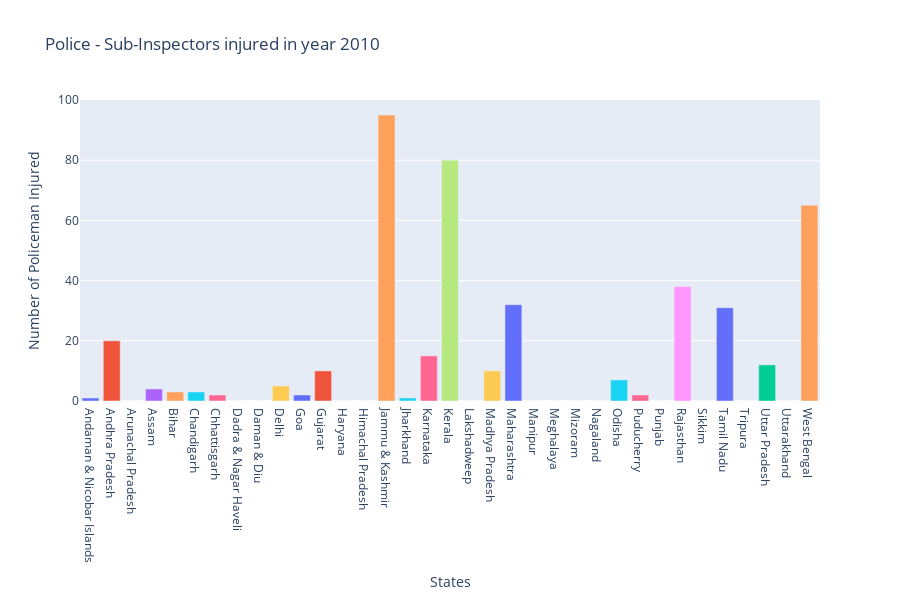

Notebook code cell kept with this figure:
### Code cell
year = set1['Year'].values
vals = set1['Police_Injured_Total_Policemen'].values
groupname = list(set(set1['Group_Name'].values))
# print(groupname)

gn = set1['Group_Name'].values
fvals =[]
states = set1['Area_Name'].values
fstates = []
for i in range(len(vals)):
    if ((year[i] == 2010) and (gn[i] == 'Police - Sub-Inspectors')):
        
        fvals.append(vals[i])
        fstates.append(states[i])
named_colorscales = px.colors.named_colorscales()
fig = px.bar(set1, x=fstates, y=fvals, title="Police - Sub-Inspectors injured in year 2010",height = 600 ,color= named_colorscales[:len(fvals)])
fig.update_layout(xaxis_title="States",
    yaxis_title="Number of Policeman Injured")
fig.update_layout(showlegend=False)
fig.show()


#Sub Inspectors were injured mostly in Jammu & Kashmir and Kerela

### Figure 1 — Plotly figure (JSON) as saved in the notebook; plotly's stock layout.template omitted (floating-point values rounded to 4 significant figures)
{"data": [{"alignmentgroup": "True", "hovertemplate": "color=aggrnyl<br>x=%{x}<br>y=%{y}<extra></extra>", "legendgroup": "aggrnyl", "marker": {"color": "#636efa"}, "name": "aggrnyl", "offsetgroup": "aggrnyl", "orientation": "v", "showlegend": true, "textposition": "auto", "type": "bar", "x": ["Andaman & Nicobar Islands"], "xaxis": "x", "y": [1], "yaxis": "y"}, {"alignmentgroup": "True", "hovertemplate": "color=agsunset<br>x=%{x}<br>y=%{y}<extra></extra>", "legendgroup": "agsunset", "marker": {"color": "#EF553B"}, "name": "agsunset", "offsetgroup": "agsunset", "orientation": "v", "showlegend": true, "textposition": "auto", "type": "bar", "x": ["Andhra Pradesh"], "xaxis": "x", "y": [20], "yaxis": "y"}, {"alignmentgroup": "True", "hovertemplate": "color=blackbody<br>x=%{x}<br>y=%{y}<extra></extra>", "legendgroup": "blackbody", "marker": {"color": "#00cc96"}, "name": "blackbody", "offsetgroup": "blackbody", "orientation": "v", "showlegend": true, "textposition": "auto", "type": "bar", "x": ["Arunachal Pradesh"], "xaxis": "x", "y": [0], "yaxis": "y"}, {"alignmentgroup": "True", "hovertemplate": "color=bluered<br>x=%{x}<br>y=%{y}<extra></extra>", "legendgroup": "bluered", "marker": {"color": "#ab63fa"}, "name": "bluered", "offsetgroup": "bluered", "orientation": "v", "showlegend": true, "textposition": "auto", "type": "bar", "x": ["Assam"], "xaxis": "x", "y": [4], "yaxis": "y"}, {"alignmentgroup": "True", "hovertemplate": "color=blues<br>x=%{x}<br>y=%{y}<extra></extra>", "legendgroup": "blues", "marker": {"color": "#FFA15A"}, "name": "blues", "offsetgroup": "blues", "orientation": "v", "showlegend": true, "textposition": "auto", "type": "bar", "x": ["Bihar"], "xaxis": "x", "y": [3], "yaxis": "y"}, {"alignmentgroup": "True", "hovertemplate": "color=blugrn<br>x=%{x}<br>y=%{y}<extra></extra>", "legendgroup": "blugrn", "marker": {"color": "#19d3f3"}, "name": "blugrn", "offsetgroup": "blugrn", "orientation": "v", "showlegend": true, "textposition": "auto", "type": "bar", "x": ["Chandigarh"], "xaxis": "x", "y": [3], "yaxis": "y"}, {"alignmentgroup": "True", "hovertemplate": "color=bluyl<br>x=%{x}<br>y=%{y}<extra></extra>", "legendgroup": "bluyl", "marker": {"color": "#FF6692"}, "name": "bluyl", "offsetgroup": "bluyl", "orientation": "v", "showlegend": true, "textposition": "auto", "type": "bar", "x": ["Chhattisgarh"], "xaxis": "x", "y": [2], "yaxis": "y"}, {"alignmentgroup": "True", "hovertemplate": "color=brwnyl<br>x=%{x}<br>y=%{y}<extra></extra>", "legendgroup": "brwnyl", "marker": {"color": "#B6E880"}, "name": "brwnyl", "offsetgroup": "brwnyl", "orientation": "v", "showlegend": true, "textposition": "auto", "type": "bar", "x": ["Dadra & Nagar Haveli"], "xaxis": "x", "y": [0], "yaxis": "y"}, {"alignmentgroup": "True", "hovertemplate": "color=bugn<br>x=%{x}<br>y=%{y}<extra></extra>", "legendgroup": "bugn", "marker": {"color": "#FF97FF"}, "name": "bugn", "offsetgroup": "bugn", "orientation": "v", "showlegend": true, "textposition": "auto", "type": "bar", "x": ["Daman & Diu"], "xaxis": "x", "y": [0], "yaxis": "y"}, {"alignmentgroup": "True", "hovertemplate": "color=bupu<br>x=%{x}<br>y=%{y}<extra></extra>", "legendgroup": "bupu", "marker": {"color": "#FECB52"}, "name": "bupu", "offsetgroup": "bupu", "orientation": "v", "showlegend": true, "textposition": "auto", "type": "bar", "x": ["Delhi"], "xaxis": "x", "y": [5], "yaxis": "y"}, {"alignmentgroup": "True", "hovertemplate": "color=burg<br>x=%{x}<br>y=%{y}<extra></extra>", "legendgroup": "burg", "marker": {"color": "#636efa"}, "name": "burg", "offsetgroup": "burg", "orientation": "v", "showlegend": true, "textposition": "auto", "type": "bar", "x": ["Goa"], "xaxis": "x", "y": [2], "yaxis": "y"}, {"alignmentgroup": "True", "hovertemplate": "color=burgyl<br>x=%{x}<br>y=%{y}<extra></extra>", "legendgroup": "burgyl", "marker": {"color": "#EF553B"}, "name": "burgyl", "offsetgroup": "burgyl", "orientation": "v", "showlegend": true, "textposition": "auto", "type": "bar", "x": ["Gujarat"], "xaxis": "x", "y": [10], "yaxis": "y"}, {"alignmentgroup": "True", "hovertemplate": "color=cividis<br>x=%{x}<br>y=%{y}<extra></extra>", "legendgroup": "cividis", "marker": {"color": "#00cc96"}, "name": "cividis", "offsetgroup": "cividis", "orientation": "v", "showlegend": true, "textposition": "auto", "type": "bar", "x": ["Haryana"], "xaxis": "x", "y": [0], "yaxis": "y"}, {"alignmentgroup": "True", "hovertemplate": "color=darkmint<br>x=%{x}<br>y=%{y}<extra></extra>", "legendgroup": "darkmint", "marker": {"color": "#ab63fa"}, "name": "darkmint", "offsetgroup": "darkmint", "orientation": "v", "showlegend": true, "textposition": "auto", "type": "bar", "x": ["Himachal Pradesh"], "xaxis": "x", "y": [0], "yaxis": "y"}, {"alignmentgroup": "True", "hovertemplate": "color=electric<br>x=%{x}<br>y=%{y}<extra></extra>", "legendgroup": "electric", "marker": {"color": "#FFA15A"}, "name": "electric", "offsetgroup": "electric", "orientation": "v", "showlegend": true, "textposition": "auto", "type": "bar", "x": ["Jammu & Kashmir"], "xaxis": "x", "y": [95], "yaxis": "y"}, {"alignmentgroup": "True", "hovertemplate": "color=emrld<br>x=%{x}<br>y=%{y}<extra></extra>", "legendgroup": "emrld", "marker": {"color": "#19d3f3"}, "name": "emrld", "offsetgroup": "emrld", "orientation": "v", "showlegend": true, "textposition": "auto", "type": "bar", "x": ["Jharkhand"], "xaxis": "x", "y": [1], "yaxis": "y"}, {"alignmentgroup": "True", "hovertemplate": "color=gnbu<br>x=%{x}<br>y=%{y}<extra></extra>", "legendgroup": "gnbu", "marker": {"color": "#FF6692"}, "name": "gnbu", "offsetgroup": "gnbu", "orientation": "v", "showlegend": true, "textposition": "auto", "type": "bar", "x": ["Karnataka"], "xaxis": "x", "y": [15], "yaxis": "y"}, {"alignmentgroup": "True", "hovertemplate": "color=greens<br>x=%{x}<br>y=%{y}<extra></extra>", "legendgroup": "greens", "marker": {"color": "#B6E880"}, "name": "greens", "offsetgroup": "greens", "orientation": "v", "showlegend": true, "textposition": "auto", "type": "bar", "x": ["Kerala"], "xaxis": "x", "y": [80], "yaxis": "y"}, {"alignmentgroup": "True", "hovertemplate": "color=greys<br>x=%{x}<br>y=%{y}<extra></extra>", "legendgroup": "greys", "marker": {"color": "#FF97FF"}, "name": "greys", "offsetgroup": "greys", "orientation": "v", "showlegend": true, "textposition": "auto", "type": "bar", "x": ["Lakshadweep"], "xaxis": "x", "y": [0], "yaxis": "y"}, {"alignmentgroup": "True", "hovertemplate": "color=hot<br>x=%{x}<br>y=%{y}<extra></extra>", "legendgroup": "hot", "marker": {"color": "#FECB52"}, "name": "hot", "offsetgroup": "hot", "orientation": "v", "showlegend": true, "textposition": "auto", "type": "bar", "x": ["Madhya Pradesh"], "xaxis": "x", "y": [10], "yaxis": "y"}, {"alignmentgroup": "True", "hovertemplate": "color=inferno<br>x=%{x}<br>y=%{y}<extra></extra>", "legendgroup": "inferno", "marker": {"color": "#636efa"}, "name": "inferno", "offsetgroup": "inferno", "orientation": "v", "showlegend": true, "textposition": "auto", "type": "bar", "x": ["Maharashtra"], "xaxis": "x", "y": [32], "yaxis": "y"}, {"alignmentgroup": "True", "hovertemplate": "color=jet<br>x=%{x}<br>y=%{y}<extra></extra>", "legendgroup": "jet", "marker": {"color": "#EF553B"}, "name": "jet", "offsetgroup": "jet", "orientation": "v", "showlegend": true, "textposition": "auto", "type": "bar", "x": ["Manipur"], "xaxis": "x", "y": [0], "yaxis": "y"}, {"alignmentgroup": "True", "hovertemplate": "color=magenta<br>x=%{x}<br>y=%{y}<extra></extra>", "legendgroup": "magenta", "marker": {"color": "#00cc96"}, "name": "magenta", "offsetgroup": "magenta", "orientation": "v", "showlegend": true, "textposition": "auto", "type": "bar", "x": ["Meghalaya"], "xaxis": "x", "y": [0], "yaxis": "y"}, {"alignmentgroup": "True", "hovertemplate": "color=magma<br>x=%{x}<br>y=%{y}<extra></extra>", "legendgroup": "magma", "marker": {"color": "#ab63fa"}, "name": "magma", "offsetgroup": "magma", "orientation": "v", "showlegend": true, "textposition": "auto", "type": "bar", "x": ["Mizoram"], "xaxis": "x", "y": [0], "yaxis": "y"}, {"alignmentgroup": "True", "hovertemplate": "color=mint<br>x=%{x}<br>y=%{y}<extra></extra>", "legendgroup": "mint", "marker": {"color": "#FFA15A"}, "name": "mint", "offsetgroup": "mint", "orientation": "v", "showlegend": true, "textposition": "auto", "type": "bar", "x": ["Nagaland"], "xaxis": "x", "y": [0], "yaxis": "y"}, {"alignmentgroup": "True", "hovertemplate": "color=orrd<br>x=%{x}<br>y=%{y}<extra></extra>", "legendgroup": "orrd", "marker": {"color": "#19d3f3"}, "name": "orrd", "offsetgroup": "orrd", "orientation": "v", "showlegend": true, "textposition": "auto", "type": "bar", "x": ["Odisha"], "xaxis": "x", "y": [7], "yaxis": "y"}, {"alignmentgroup": "True", "hovertemplate": "color=oranges<br>x=%{x}<br>y=%{y}<extra></extra>", "legendgroup": "oranges", "marker": {"color": "#FF6692"}, "name": "oranges", "offsetgroup": "oranges", "orientation": "v", "showlegend": true, "textposition": "auto", "type": "bar", "x": ["Puducherry"], "xaxis": "x", "y": [2], "yaxis": "y"}, {"alignmentgroup": "True", "hovertemplate": "color=oryel<br>x=%{x}<br>y=%{y}<extra></extra>", "legendgroup": "oryel", "marker": {"color": "#B6E880"}, "name": "oryel", "offsetgroup": "oryel", "orientation": "v", "showlegend": true, "textposition": "auto", "type": "bar", "x": ["Punjab"], "xaxis": "x", "y": [0], "yaxis": "y"}, {"alignmentgroup": "True", "hovertemplate": "color=peach<br>x=%{x}<br>y=%{y}<extra></extra>", "legendgroup": "peach", "marker": {"color": "#FF97FF"}, "name": "peach", "offsetgroup": "peach", "orientation": "v", "showlegend": true, "textposition": "auto", "type": "bar", "x": ["Rajasthan"], "xaxis": "x", "y": [38], "yaxis": "y"}, {"alignmentgroup": "True", "hovertemplate": "color=pinkyl<br>x=%{x}<br>y=%{y}<extra></extra>", "legendgroup": "pinkyl", "marker": {"color": "#FECB52"}, "name": "pinkyl", "offsetgroup": "pinkyl", "orientation": "v", "showlegend": true, "textposition": "auto", "type": "bar", "x": ["Sikkim"], "xaxis": "x", "y": [0], "yaxis": "y"}, {"alignmentgroup": "True", "hovertemplate": "color=plasma<br>x=%{x}<br>y=%{y}<extra></extra>", "legendgroup": "plasma", "marker": {"color": "#636efa"}, "name": "plasma", "offsetgroup": "plasma", "orientation": "v", "showlegend": true, "textposition": "auto", "type": "bar", "x": ["Tamil Nadu"], "xaxis": "x", "y": [31], "yaxis": "y"}, {"alignmentgroup": "True", "hovertemplate": "color=plotly3<br>x=%{x}<br>y=%{y}<extra></extra>", "legendgroup": "plotly3", "marker": {"color": "#EF553B"}, "name": "plotly3", "offsetgroup": "plotly3", "orientation": "v", "showlegend": true, "textposition": "auto", "type": "bar", "x": ["Tripura"], "xaxis": "x", "y": [0], "yaxis": "y"}, {"alignmentgroup": "True", "hovertemplate": "color=pubu<br>x=%{x}<br>y=%{y}<extra></extra>", "legendgroup": "pubu", "marker": {"color": "#00cc96"}, "name": "pubu", "offsetgroup": "pubu", "orientation": "v", "showlegend": true, "textposition": "auto", "type": "bar", "x": ["Uttar Pradesh"], "xaxis": "x", "y": [12], "yaxis": "y"}, {"alignmentgroup": "True", "hovertemplate": "color=pubugn<br>x=%{x}<br>y=%{y}<extra></extra>", "legendgroup": "pubugn", "marker": {"color": "#ab63fa"}, "name": "pubugn", "offsetgroup": "pubugn", "orientation": "v", "showlegend": true, "textposition": "auto", "type": "bar", "x": ["Uttarakhand"], "xaxis": "x", "y": [0], "yaxis": "y"}, {"alignmentgroup": "True", "hovertemplate": "color=purd<br>x=%{x}<br>y=%{y}<extra></extra>", "legendgroup": "purd", "marker": {"color": "#FFA15A"}, "name": "purd", "offsetgroup": "purd", "orientation": "v", "showlegend": true, "textposition": "auto", "type": "bar", "x": ["West Bengal"], "xaxis": "x", "y": [65], "yaxis": "y"}], "layout": {"barmode": "relative", "height": 600, "legend": {"title": {"text": "color"}, "tracegroupgap": 0}, "showlegend": false, "title": {"text": "Police - Sub-Inspectors injured in year 2010"}, "xaxis": {"anchor": "y", "domain": [0, 1], "title": {"text": "States"}}, "yaxis": {"anchor": "x", "domain": [0, 1], "title": {"text": "Number of Policeman Injured"}}}}
